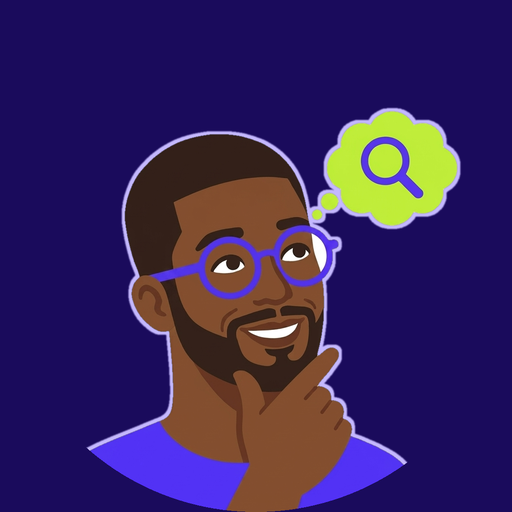
#> input picture docs/img/mascote.png, 512 x 512 px, found by its file name
$ python posts.py
#> lines starting #> are read from the running program, lines starting #| are printed output that depends on the picture; after the words box and inside, x2 and y2 are one past the last pixel; in counts of white or black regions, pixels touching at a corner belong together
### estudio/motor.py
"""Motor de vídeos animados do Papai Achou (9:16, 1080x1920, 30 fps)."""
import os
from PIL import Image, ImageDraw, ImageFont, ImageFilter

W, H, FPS = 1080, 1920, 30
AQUI = os.path.dirname(os.path.abspath(__file__))
FONTE = os.path.join(AQUI, "Outfit.ttf")

AZUL = (26, 11, 92)        # fundo do mascote / textos #1A0B5C
VIOLETA = (91, 46, 255)    # #5B2EFF
LIMAO = (198, 244, 50)     # #C6F432
LILAS = (185, 166, 255)
BRANCO = (255, 255, 255)
AZUL_CARD = (44, 22, 140)


def fonte(tam, peso="Bold"):
    f = ImageFont.truetype(FONTE, tam)
    f.set_variation_by_name(peso)
    return f


# ---------- utilidades de easing ----------
def clamp(x, a=0.0, b=1.0):
    return max(a, min(b, x))


def ease_out(x):
    x = clamp(x)
    return 1 - (1 - x) ** 3


# [82 lines left out: functions back_out, quebrar, sprite_texto, sprite_pilula, sprite_item, not called in this run]


def sprite_mascote(diam, anel=True):
    m = Image.open(os.path.join(AQUI, "mascote.png")).convert("RGBA").resize((diam, diam), Image.LANCZOS)
    mask = Image.new("L", (diam, diam), 0)
    ImageDraw.Draw(mask).ellipse((0, 0, diam - 1, diam - 1), fill=255)
    m.putalpha(mask)
    if not anel:
        return m
    borda = 14
    tot = diam + borda * 4
    img = Image.new("RGBA", (tot, tot), (0, 0, 0, 0))
    d = ImageDraw.Draw(img)
    d.ellipse((0, 0, tot - 1, tot - 1), fill=LIMAO)
    d.ellipse((borda, borda, tot - 1 - borda, tot - 1 - borda), fill=LILAS)
    img.alpha_composite(m, (borda * 2, borda * 2))
    return img


# [37 lines left out: functions sprite_botao, fundo_base, not called in this run]

### estudio/posts.py
"""Carrosséis 1080x1350 do Papai Achou."""
import os
from PIL import Image, ImageDraw, ImageFilter
import motor as m

PW, PH = 1080, 1350


def fundo(n, total):
    img = Image.new("RGBA", (PW, PH), m.AZUL + (255,))
    glow = Image.new("RGBA", (PW, PH), (0, 0, 0, 0))
    g = ImageDraw.Draw(glow)
    g.ellipse((-400, -400, 800, 700), fill=m.VIOLETA + (150,))
    g.ellipse((600, 900, 1500, 1800), fill=m.VIOLETA + (110,))
    img.alpha_composite(glow.filter(ImageFilter.GaussianBlur(200)))
    d = ImageDraw.Draw(img)
    for y in range(40, PH, 60):
        for x in range(40, PW, 60):
            d.ellipse((x - 2, y - 2, x + 2, y + 2), fill=(255, 255, 255, 28))
    img.alpha_composite(m.sprite_mascote(80, anel=False), (70, 64))
    d.text((168, 66), "Papai Achou", font=m.fonte(40, "Black"), fill=m.BRANCO)
    d.text((168, 112), "@opapaiachou", font=m.fonte(28, "Medium"), fill=m.LILAS)
    # paginação
    f = m.fonte(30, "SemiBold")
    txt = f"{n}/{total}"
    d.text((PW - 70 - f.getlength(txt), 88), txt, font=f, fill=m.LILAS)
    return img


def capa(n, total, kicker, titulo, sub):
    img = fundo(n, total)
#> in fundo, `img = Image.new("RGBA", (PW, PH), m.AZUL + (255,))`:
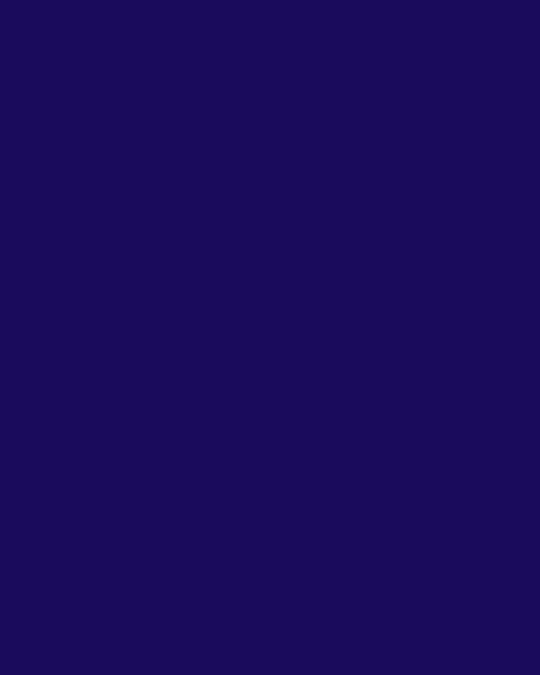
#> img: PIL image 1080x1350 RGBA (shown at 1/2 size); mean R, G, B, A 26, 11, 92, 255
#> in fundo, `glow = Image.new("RGBA", (PW, PH), (0, 0, 0, 0))`: glow: PIL image 1080x1350 RGBA; every value is 0
#> in fundo, `img.alpha_composite(glow.filter(ImageFilter.GaussianBlur(200)))`:
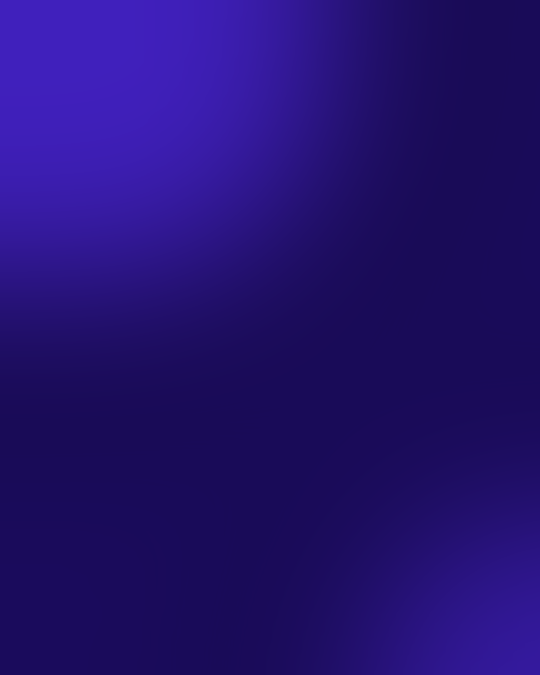
#> img: PIL image 1080x1350 RGBA (shown at 1/2 size); mean R, G, B, A 34.9, 16.2, 112.4, 255
#> in fundo, `img.alpha_composite(glow.filter(ImageFilter.GaussianBlur(200)))`:
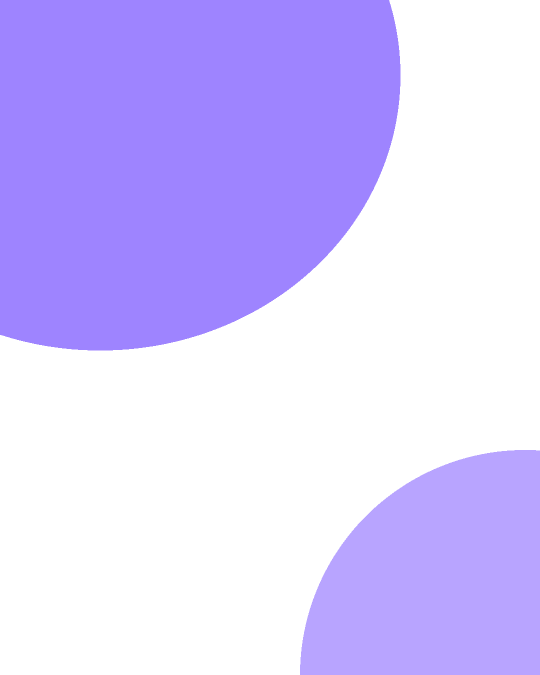
#> glow: PIL image 1080x1350 RGBA (shown at 1/2 size); mean R, G, B, A 41.2, 20.8, 115.4, 63.1; transparent parts drawn white
#> in sprite_mascote, `m = Image.open(os.path.join(AQUI, "mascote.png")).convert("RGBA").resi..`:
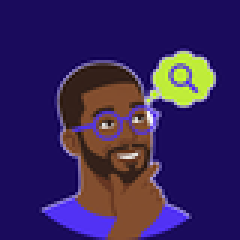
#> m: PIL image 80x80 RGBA (shown 3 times larger); mean R, G, B, A 55.5, 36.4, 91.5, 255
#> in sprite_mascote, `mask = Image.new("L", (diam, diam), 0)`: mask: PIL image 80x80 L; every value is 0
#> in sprite_mascote, `ImageDraw.Draw(mask).ellipse((0, 0, diam - 1, diam - 1), fill=255)`:
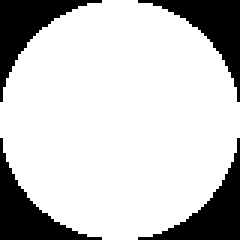
#> mask: PIL image 80x80 L (shown 3 times larger); 78.4% white; 4 black regions, box (x1, y1, x2, y2) and area: (0, 0, 34, 34) 346, (46, 0, 80, 34) 346, (0, 46, 34, 80) 346, (46, 46, 80, 80) 346
#> in sprite_mascote, `m.putalpha(mask)`:
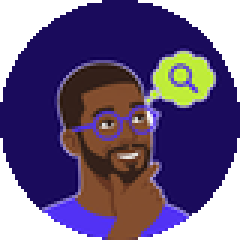
#> m: PIL image 80x80 RGBA (shown 3 times larger); mean R, G, B, A 55.5, 36.4, 91.5, 199.9; transparent parts drawn white
    k = m.sprite_pilula(kicker, 38)
    img.alpha_composite(k, (80, 260))
    t = m.sprite_texto(titulo, 124, 920)
    img.alpha_composite(t, (70, 350))
    s = m.sprite_texto(sub, 50, 900, peso="SemiBold", cor=m.LILAS)
    y = 350 + t.height + 20
    img.alpha_composite(s, (70, y))
    mas = m.sprite_mascote(300)
    img.alpha_composite(mas, (PW - mas.width - 60, PH - mas.height - 60))
    a = m.sprite_pilula("arrasta pro lado  >", 36, fundo=m.VIOLETA, cor=m.BRANCO, peso="Bold")
    img.alpha_composite(a, (80, PH - a.height - 100))
    return img


def passo(n, total, num, titulo, texto):
    img = fundo(n, total)
    d = ImageDraw.Draw(img)
    cx, cy, r = 150, 400, 80
    d.ellipse((cx - r, cy - r, cx + r, cy + r), fill=m.LIMAO)
    fn = m.fonte(100, "Black")
    asc, desc = fn.getmetrics()
    d.text((cx - fn.getlength(str(num)) / 2, cy - (asc + desc) / 2 - 4), str(num), font=fn, fill=m.AZUL)
    t = m.sprite_texto(titulo, 96, 920)
    img.alpha_composite(t, (70, 530))
    card_y = 530 + t.height + 40
    corpo = m.sprite_texto(texto, 56, 820, peso="Medium", entrelinha=1.25)
    ch = corpo.height + 80
    d.rounded_rectangle((80, card_y, PW - 80, card_y + ch), radius=40, fill=m.AZUL_CARD, outline=m.VIOLETA, width=4)
    img.alpha_composite(corpo, (110, card_y + 30))
    mas = m.sprite_mascote(200)
    img.alpha_composite(mas, (PW - mas.width - 70, 270))
    return img


def cta(n, total, titulo, botao, sub, rodape="link na bio  •  opapaiachou.com.br"):
    img = fundo(n, total)
    mas = m.sprite_mascote(320)
    img.alpha_composite(mas, ((PW - mas.width) // 2, 200))
    t = m.sprite_texto(titulo, 84, 920, alinhar="center")
    y = 200 + mas.height + 40
    img.alpha_composite(t, (70, y))
    b = m.sprite_botao(botao, sub)
    y += t.height + 40
    img.alpha_composite(b, ((PW - b.width) // 2, y))
    r = m.sprite_texto(rodape, 40, 920, peso="SemiBold", cor=m.LILAS, alinhar="center")
    img.alpha_composite(r, (70, y + b.height + 30))
    return img


def salvar(slides, pasta):
    os.makedirs(pasta, exist_ok=True)
    for i, s in enumerate(slides, 1):
        s.convert("RGB").save(os.path.join(pasta, f"{i:02d}.jpg"), quality=92)


if __name__ == "__main__":
    T = 7
    salvar([
#> (the run stopped early here; a loop or call above may not have finished)
